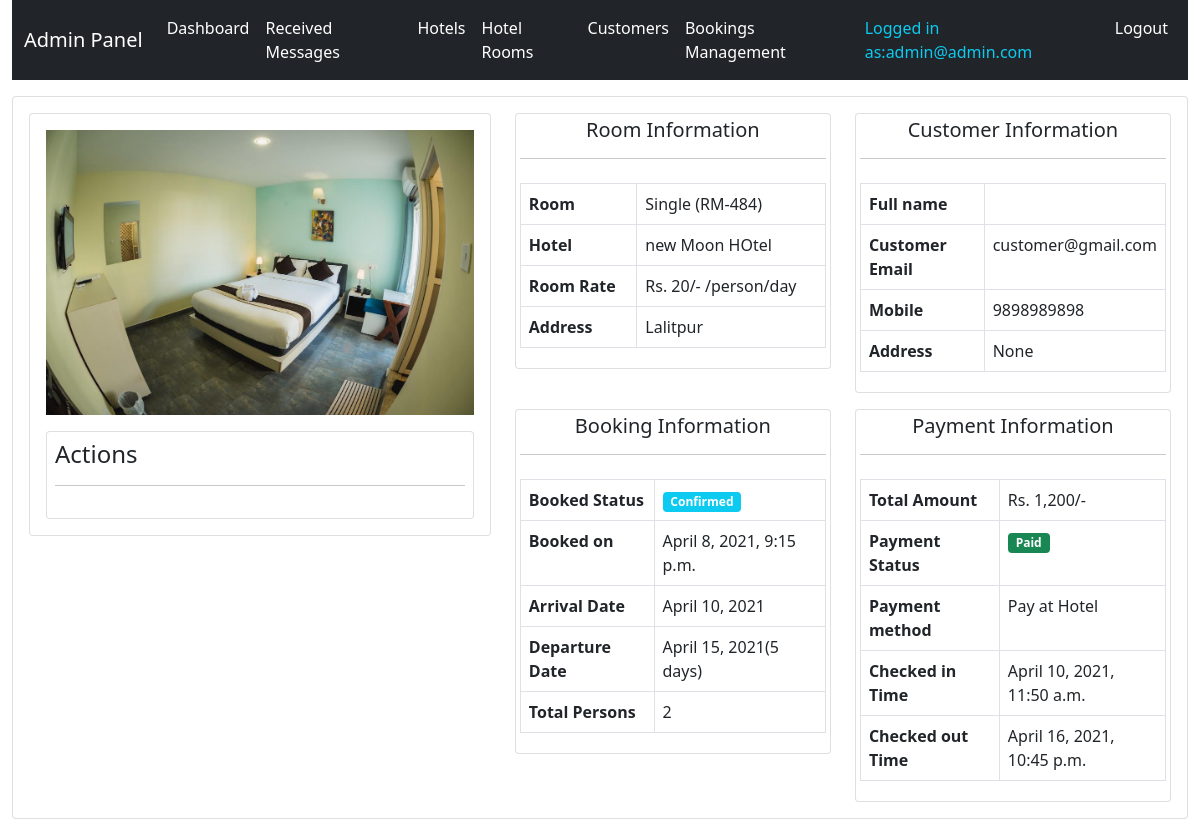
/system-admin/room-booking-1/ (signed in), run on an earlier commit of the app's database.
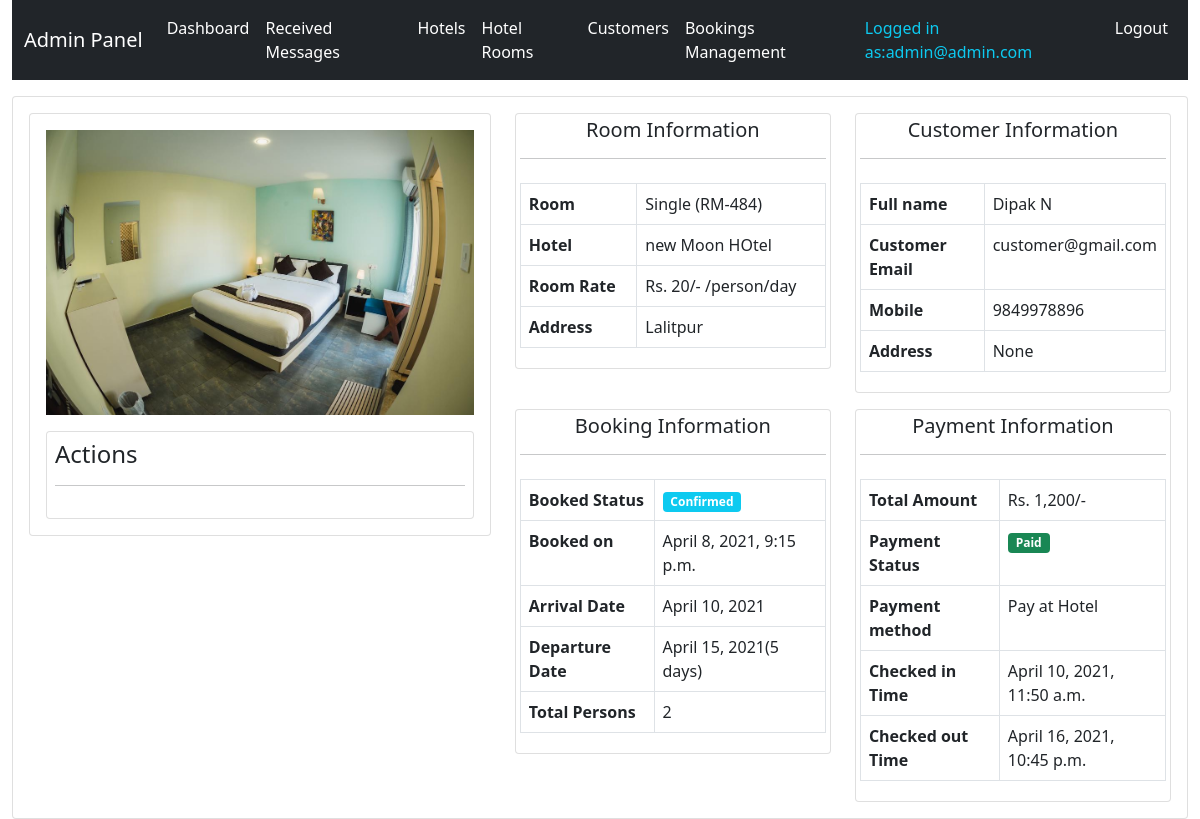
And on a later commit of the database.
### hbsapp/models.py (models this page shows, shortened)
class TimeStamp(models.Model):
    created_at = models.DateTimeField(auto_now_add=True)
    updated_at = models.DateTimeField(auto_now=True)
    class Meta:
        abstract = True

class RoomBooking(TimeStamp):
    hotel_room = models.ForeignKey(HotelRoom, on_delete=models.RESTRICT)
    customer = models.ForeignKey(Customer, on_delete=models.RESTRICT)
    total_persons = models.PositiveIntegerField(default=1)
    booking_starts = models.DateField()
    booking_ends = models.DateField()
    message = models.TextField(null=True, blank=True)
    booking_status = models.CharField(max_length=50, choices=BOOKING_STATUS)
    status_remarks = models.CharField(max_length=500, null=True, blank=True)
    customer_checked_in = models.BooleanField(default=False)
    checkin_time = models.DateTimeField(null=True, blank=True)
    checkout_time = models.DateTimeField(null=True, blank=True)
    rating = models.PositiveIntegerField(default=5, choices=RATING)
    amount = models.PositiveIntegerField()
    payment_method = models.ForeignKey(PaymentMethod, on_delete=models.RESTRICT)
    payment_status = models.BooleanField(default=False)
    paid_date = models.DateTimeField(null=True, blank=True)
    @property
    def booking_duration(self):
        stay_days = self.booking_ends - self.booking_starts
        stay_days = 1 if stay_days.days == 0 else stay_days.days
        return stay_days

class Customer(TimeStamp):
    user = models.OneToOneField(User, on_delete=models.CASCADE)
    mobile = models.CharField(max_length=20)
    address = models.CharField(max_length=20, null=True, blank=True)
    profile_image = models.ImageField(upload_to="customers", null=True, blank=True)

class HotelRoom(TimeStamp):
    hotel = models.ForeignKey(Hotel, on_delete=models.RESTRICT)
    room_type = models.CharField(max_length=50, choices=ROOM_TYPE)
    room_code = models.CharField(max_length=50)
    image = models.ImageField(upload_to="rooms")
    description = models.TextField()
    price = models.PositiveIntegerField()
    view_count = models.BigIntegerField(default=0)

class Hotel(TimeStamp):
    name = models.CharField(max_length=200)
    image = models.ImageField(upload_to="hotels", null=True, blank=True)
    address = models.CharField(max_length=200)
    contact = models.CharField(max_length=200)
    email = models.EmailField(unique=True)

class PaymentMethod(TimeStamp):
    name = models.CharField(max_length=200)
    image = models.ImageField(upload_to="payment_methods")
    test_public_key = models.CharField(max_length=100, null=True, blank=True)
    live_public_key = models.CharField(max_length=100, null=True, blank=True)
    test_secret_key = models.CharField(max_length=100, null=True, blank=True)
    live_secret_key = models.CharField(max_length=100, null=True, blank=True)
    payment_url = models.CharField(max_length=50, null=True, blank=True)
    return_url = models.CharField(max_length=50, null=True, blank=True)
    payment_request_url = models.CharField(max_length=50, null=True, blank=True)
    payment_verify_url = models.CharField(max_length=50, null=True, blank=True)
    def __str__(self):
        return self.name

### hbsapp/views.py (the view, shortened to what this page needs)
class AdminBookingDetailView(AdminRequiredMixin, View):
    def get(self, request, *args, **kwargs):
        context = self.context
        context["booking"] = RoomBooking.objects.get(id=self.kwargs.get("pk"))
        return render(request, "admintemplates/adminbookingdetail.html", context)

### hbsapp/views.py (called while the page is built)
    def dispatch(self, request, *args, **kwargs):
        try:
            self.admin = request.user.admin
            self.context = {
                "admin": self.admin
            }
        except Exception as e:
            print(e)
            return redirect(reverse("hbsapp:adminlogin") + "?next=" + request.path)
        return super(AdminRequiredMixin, self).dispatch(request, *args, **kwargs)

### templates/admintemplates/adminbookingdetail.html (shortened to what the changed rows need)
{% extends 'admintemplates/adminbase.html' %}
{% load humanize %}
{% block content %}
<div class="row mt-3">
    <div class="col-md-12">
        <div class="card p-3">
            <div class="row">
                <div class="col-md-5">
                    <div class="card p-3">
                        <img src="{{booking.hotel_room.image.url}}" class="img-fluid" alt="">
                        <div class="row mt-3">
                            <div class="col-md-12">
                            </div>
                        </div>
                    </div>
                </div>
                <div class="col-md-7">
                    <div class="row">
                        <div class="col-md-6">
                            <div class="card p-1">
                                <div class="">
                                    <table class="table table-bordered">
                                        <tbody>
                                            <tr>
                                                <th>Room </th>
                                                <td>{{booking.hotel_room.room_type}} ({{booking.hotel_room.room_code}})
                                                </td>
                                            </tr>
                                            <tr>
                                                <th>Hotel </th>
                                                <td>{{booking.hotel_room.hotel.name}}</td>
                                            </tr>
                                            <tr>
                                                <th>Room Rate</th>
                                                <td>Rs. {{booking.hotel_room.price}}/- /person/day</td>
                                            </tr>
                                            <tr>
                                                <th>Address </th>
                                                <td>{{booking.hotel_room.hotel.address}}</td>
                                            </tr>
                                        </tbody>
                                    </table>
                                </div>
                            </div>
                        </div>
                        <div class="col-md-6">
                            <div class="card p-1">
                                <div class="">
                                    <table class="table table-bordered">
                                        <tbody>
                                            <tr>
                                                <th>Full name </th>
                                                <td>{{booking.customer.user.first_name}}
                                                    {{booking.customer.user.last_name}}</td>
                                            </tr>
                                            <tr>
                                                <th>Customer Email </th>
                                                <td>{{booking.customer.user.username}}</td>
                                            </tr>
                                            <tr>
                                                <th>Mobile </th>
                                                <td>{{booking.customer.mobile}}</td>
                                            </tr>
                                            <tr>
                                                <th>Address </th>
                                                <td>{{booking.customer.address}}</td>
                                            </tr>
                                        </tbody>
                                    </table>
                                </div>
                            </div>
                        </div>
                        <div class="col-md-6 mt-3">
                            <div class="card p-1">
                                <div class="">
                                    <table class="table table-bordered">
                                        <tbody>
                                            <tr>
                                                <th>Booked Status </th>
                                                <td> <span class="badge bg-info">{{booking.booking_status}}</span></td>
                                            </tr>
                                            <tr>
                                                <th>Booked on </th>
                                                <td>{{booking.created_at}}</td>
                                            </tr>
                                            <tr>
                                                <th>Arrival Date </th>
                                                <td>{{booking.booking_starts}}</td>
                                            </tr>
                                            <tr>
                                                <th>Departure Date </th>
                                                <td>{{booking.booking_ends}}({{booking.booking_duration}} days) </td>
                                            </tr>
                                            <tr>
                                                <th>Total Persons </th>
                                                <td>{{booking.total_persons}}</td>
                                            </tr>
                                        </tbody>
                                    </table>
                                </div>
                            </div>
                        </div>
                        <div class="col-md-6 mt-3">
                            <div class="card p-1">
                                <div class="">
                                    <table class="table table-bordered">
                                        <tbody>
                                            <tr>
                                                <th>Total Amount </th>
                                                <td>Rs. {{booking.amount|intcomma}}/-</td>
                                            </tr>
                                            <tr>
                                                <th>Payment Status </th>
                                            </tr>
                                            <tr>
                                                <th>Payment method </th>
                                                <td>{{booking.payment_method}} </td>
                                            </tr>
                                            <tr>
                                                <th>Checked in Time </th>
                                                <td>{% if booking.checkin_time %}{{booking.checkin_time}}{% endif %}
                                                </td>
                                            </tr>
                                            <tr>
                                                <th>Checked out Time </th>
                                                <td>{% if booking.checkout_time %}{{booking.checkout_time}}{% endif %}
                                                </td>
                                            </tr>
                                        </tbody>
                                    </table>
                                </div>
                            </div>
                        </div>
                    </div>
                </div>
            </div>
        </div>
    </div>
</div>
{% endblock %}

What changed in the data, as far as the page shows it:
changed through a linked row, RoomBooking "Confirmed": customer.user.first_name (not shown) → "Dipak"; customer.user.last_name (not shown) → "N"; customer.mobile "9898989898" → "9849978896"
